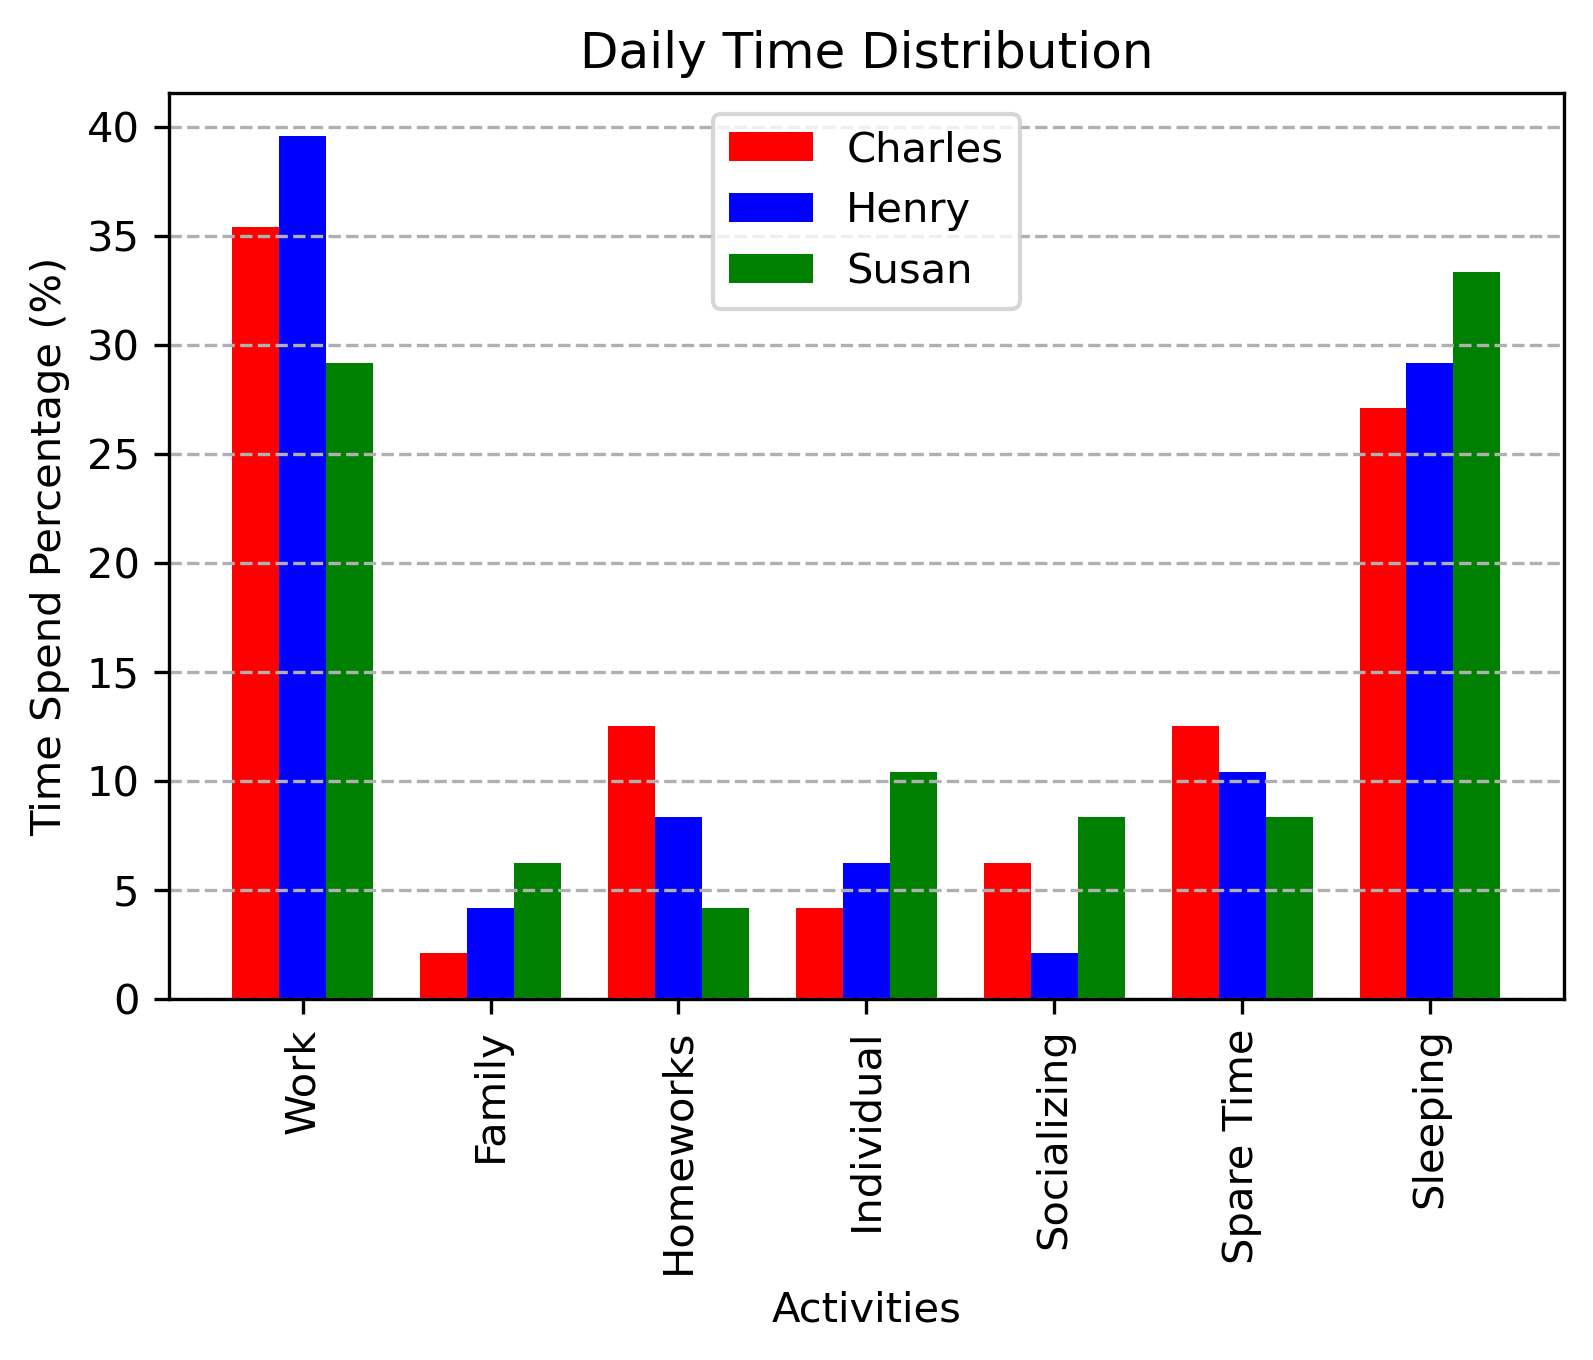

Reproduce this figure in Python.
import numpy as np
import matplotlib as mpl
import matplotlib.pyplot as plt

mpl.rcParams['figure.dpi'] = 300

firstPerson = np.array([8.5, 0.5, 3.0, 1.0, 1.5, 3.0, 6.5]) / 0.24
secondPerson = np.array([9.5, 1.0, 2.0, 1.5, 0.5, 2.5, 7.0]) / 0.24
thirdPerson = np.array([7.0, 1.5, 1.0, 2.5, 2.0, 2.0, 8.0]) / 0.24

xPositions = np.array(list(range(0,14,2)))
firstPositions = xPositions - 0.5
secondPositions = xPositions
thirdPositions = xPositions + 0.5

xTicks = ["Work", "Family", "Homeworks", "Individual", "Socializing", "Spare Time", "Sleeping"]
plt.xticks(xPositions, xTicks, rotation = "vertical")
plt.title("Daily Time Distribution")
plt.ylabel("Time Spend Percentage (%)")
plt.xlabel("Activities")
plt.axes().yaxis.grid(linestyle = "--")

plt.bar(firstPositions, firstPerson, 0.5, color = "r")
plt.bar(secondPositions, secondPerson, 0.5, color = "b")
plt.bar(thirdPositions, thirdPerson, 0.5, color = "g")
plt.legend(["Charles", "Henry", "Susan"])
plt.show()
